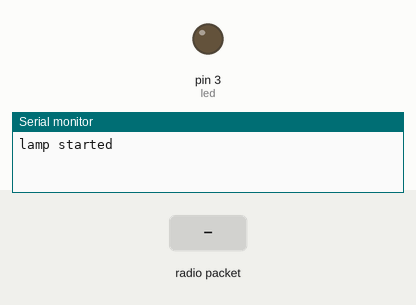
Bench run of a sketch on a simulated Arduino Uno, built with avr-gcc and run on an emulated ATmega328P. Parts: output pins drawn as LEDs (lit = HIGH), the last lines printed to the serial monitor. The test bench sets the inputs (shaded band). No radio packets arrive unless stated.

Above: at 1.2 s.
1.3 s: radio packet "!On" arrives
At 1.8 s:
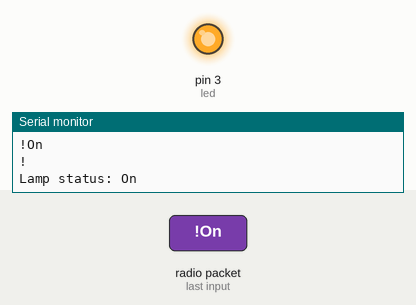
2.8 s: radio packet "!Of" arrives
At 3.1 s:
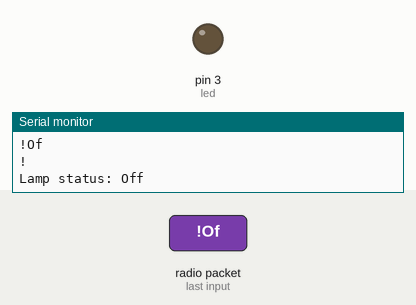
Timing chart, 0 to 5.8 s (numbered marks = the images above; inputs shaded):
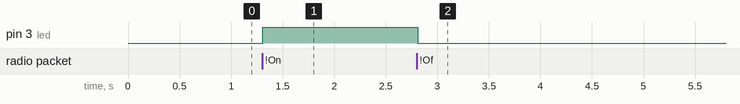

Measured:
- after the input at 1.3 s, pin 3 (led): LOW → HIGH at once
- after the input at 2.8 s, pin 3 (led): HIGH → LOW at once

The sketch:

lamp.ino
```cpp
#include <SPI.h>
#include <nRF24L01.h>
#include <RF24.h>

#define led 3

#define buffSize 256

char receiveBuffer[buffSize];
uint8_t receiveBufferSize = 0;
bool towCommnadSent = false;
long lastTime;

RF24 radio(10, 9); // CE, CSN
const byte address[6] = "00001";
boolean buttonState = 0;

const char cmdBuf[][4] = {"!Of", "!On"};

void setup()
{
    pinMode(led, OUTPUT);
    Serial.begin(115200);
    radio.begin();
    radio.openReadingPipe(0, address);
    radio.setPALevel(RF24_PA_MAX);
    radio.setDataRate(RF24_250KBPS);
    radio.startListening();
    Serial.println("lamp started");
}
void loop()
{
    char text[32] = "";

    if (radio.available())
    {
        radio.read(&text, sizeof(text));
        String transData = String(text);
        Serial.println(transData);
        if (text[0] == '!')
        {
            Serial.println("!");
            if (strcmp(text, "!On") == 0)
            {
                Serial.println("Lamp status: On");
                digitalWrite(led, HIGH);
            }
            else if (strcmp(text, "!Of") == 0)
            {
                digitalWrite(led, LOW);
                Serial.println("Lamp status: Off");
            }
        }
    }
    delay(50);
}
```
